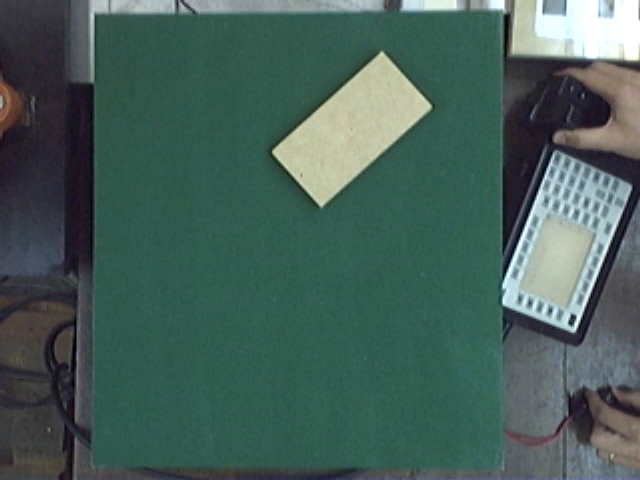
#> input picture Codigo/Clase1/imgBloque1.bmp, 640 x 480 px
$ jupyter execute 01.Imagenes_en_OpenCV.ipynb   (shell and % lines are left out)
#> lines starting #> are read from the running program, lines starting #| are printed output that depends on the picture; after the words box and inside, x2 and y2 are one past the last pixel; in counts of white or black regions, pixels touching at a corner belong together
# Introducción a OpenCV-Python

Imágenes en OpenCV
Cargar, salvar y mostrar imágenes
Acceder a los datos de los píxeles
Manipular los canales de color
Uso de matplotlib

[cell 1]
#Si queremos que las imágenes sean mostradas en una ventana emergente quitar el inline
#%matplotlib qt
# OpenCV-Python utiliza NumPy para el manejo de imágenes
import numpy as np #
# cv2 es el módulo python para acceder a OpenCV
import cv2 as cv
# Usamos las poderosas herramientas de graficación de matplotlib para mostrar imágenes, perfiles, histogramas, etc
import matplotlib.pyplot as plt

[cell 2]
# Cargar una imagen en modo monocromático (un canal)
img = cv.imread('imgBloque1.bmp', cv.IMREAD_GRAYSCALE)
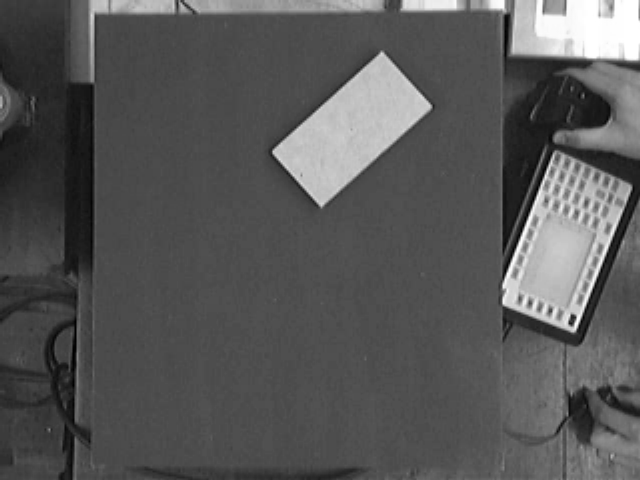
#> img: shape (480, 640); min 0, max 255, mean 87.8

# Dimensión de la imagen
print(f'Tamaño imagen: {img.shape} pix')
#| Tamaño imagen: (480, 640) pix
print(img)
#> (printed output is left out)

[cell 3]
# Muestro la imagen con matplotlib
plt.figure()
plt.imshow(img)
plt.show()

# Qué pasó con la visualización ???

[cell 4]
# Visualizamos con funciones de opencv
cv.imshow('image', img)
# El programa cierra la ventana al presionar cualquie tecla
cv.waitKey(0)
cv.destroyAllWindows()

[cell 5]
# Quiero ver la imagen en tonos de grises
plt.imshow(img, cmap='gray')
plt.show()

[cell 6]
# Quiero ver un perfil. Es decir la intensidad a lo largo de la columna 350 por ejemplo
perfil = img[:, 350]
#> perfil = 480 values, max 200 at index 133, min 36 at index 471, mean 104.2
plt.plot(perfil)
plt.show()
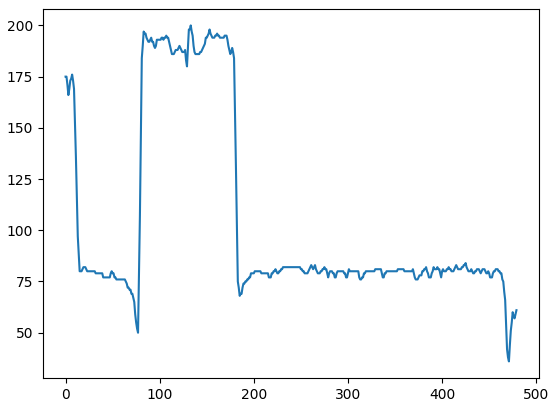
#> figure drawn by matplotlib, 1 panel; curve peaks at x = 133, y = 200

[cell 7]
# Ahora hagamos una marca en la imagen para indicar la línea que usamos para tomar el perfil
img_anotada = img.copy()
img_anotada[:,350] = 0
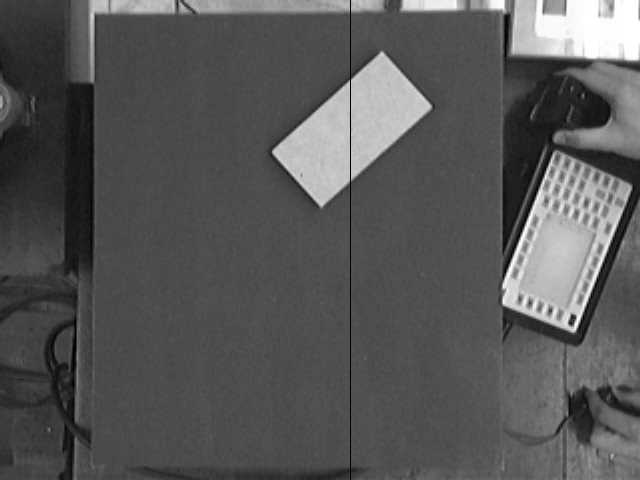
#> img_anotada: shape (480, 640); 0.16% of pixels changed, all inside (x1, y1, x2, y2) = (350, 0, 351, 480)
plt.figure()
plt.imshow(img_anotada,cmap='gray')
plt.show()

[cell 8]
# Ahora quiero verla como imagen en color
img_color = cv.imread('imgBloque1.bmp')
#> img_color is the input picture: shape (480, 640, 3); mean B, G, R 89.6, 96.3, 70.9
#print(img_color)
# Dimensión de la imagen
print(f'Tamaño imagen: {img_color.shape}')
#| Tamaño imagen: (480, 640, 3)
# Muestro la imagen color
plt.imshow(img_color)
plt.show()

[cell 9]
# Parece que tengo problemas con la paleta de colores
# Paso la imagen de BRG a RGB
imgRGB = cv.cvtColor(img_color, cv.COLOR_BGR2RGB)
plt.imshow(imgRGB)
plt.show()

#### Ejercicio: Hallar una forma sencilla de invertir el orden de los canales usando Numpy

[cell 10]
# Respuesta
imgRGB = img_color[:, :, ::-1]
plt.imshow(imgRGB)
plt.show()

# Otra
imgRGB = img_color[..., ::-1]

[cell 11]
imgRGB_inv = img_color[::-1, :, ::-1]
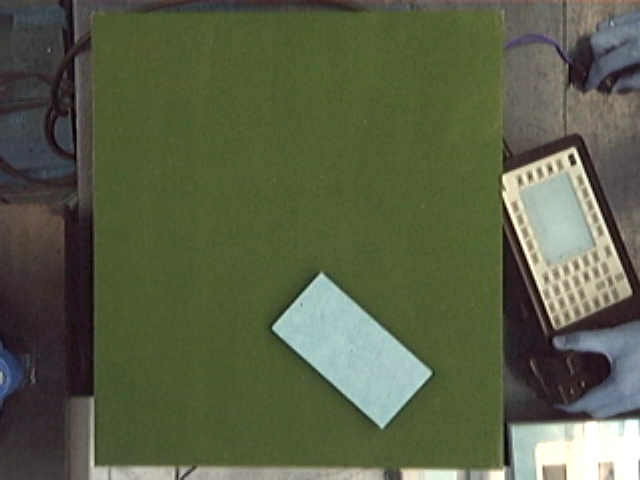
#> imgRGB_inv: shape (480, 640, 3); mean B, G, R 70.9, 96.3, 89.6
plt.imshow(imgRGB_inv)
plt.show()

[cell 12]
# Quiero desensamblar los canales para trabajarlos por separado

im_r, im_g, im_b = cv.split(imgRGB)
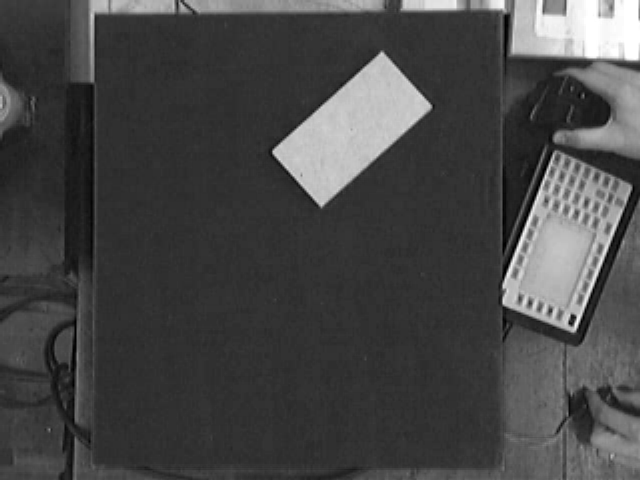
#> im_r: shape (480, 640); min 0, max 255, mean 70.9
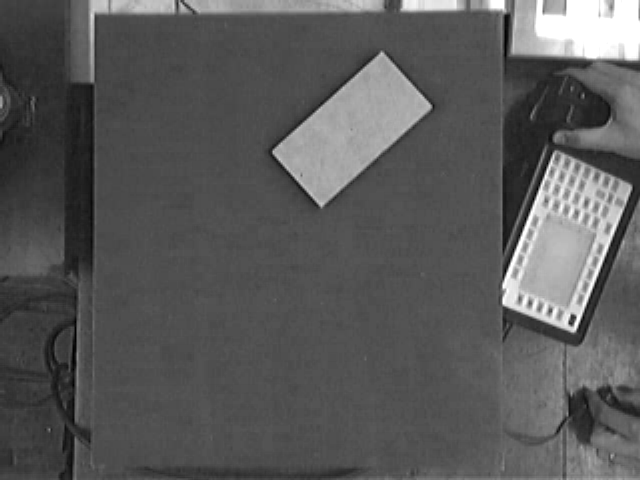
#> im_b: shape (480, 640); min 0, max 255, mean 89.6
print(im_r)
#> (printed output is left out)
print('Canal rojo')
plt.imshow(im_r, cmap='gray')
plt.show()
print('Canal verde')
plt.imshow(im_g, cmap='gray')
plt.show()
print('Canal azul')
plt.imshow(im_b, cmap='gray')
plt.show()

[cell 13]
# Vamos a eliminar un plano y reconstruimos la imagen
imgRGB2 = cv.merge((im_r, im_g * 0, im_b * 0))
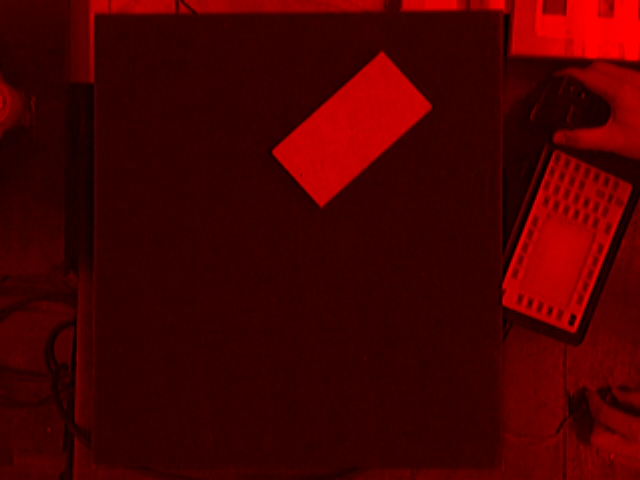
#> imgRGB2: shape (480, 640, 3); mean R, G, B 70.9, 0, 0

plt.imshow(imgRGB2)
plt.show()
#  Qué combinación de canales me da la mayor discriminación ??

[cell 14]
# Vamos a componer la imagen color con distintos pesos en los canales
# Notar el uso de uint8 !!
imgRGB2 = cv.merge((im_r, np.uint8(im_g*0.9), np.uint8(im_b*0.2)))
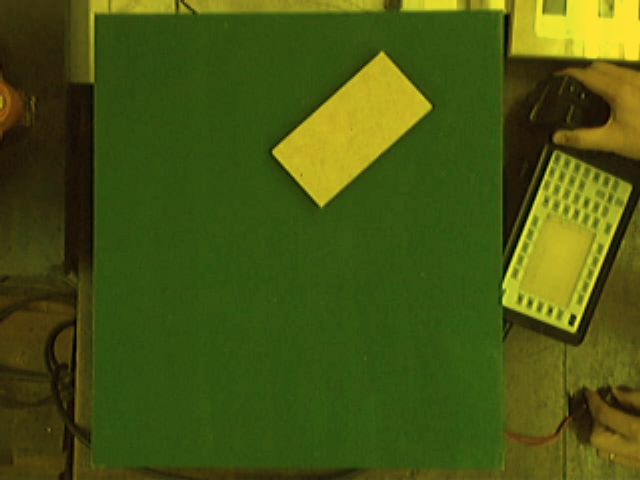
#> imgRGB2: shape (480, 640, 3); mean R, G, B 70.9, 86.2, 17.5
plt.imshow(imgRGB2)
plt.show()

[cell 15]
idx_col = 350
perfil_color = imgRGB[:,idx_col]
#> perfil_color = 480 rows, first 8: [165, 179, 180], [165, 179, 180], [161, 175, 176], [156, 170, 171], [159, 173, 174], [163, 177, 178], [164, 178, 179], [166, 180, 181]
plt.plot(perfil_color[:,0], color='r', label='canal rojo')
plt.plot(perfil_color[:,1], color='g', label='canal verde')
plt.plot(perfil_color[:,2], color='b', label='canal azul')
plt.xlabel('Fila')
plt.ylabel('Intensidad')
plt.title(f'Perfil sobre la columna {idx_col}')
plt.grid()
plt.xlim(0, 480)
plt.ylim(0, 255)
plt.legend()
plt.show()
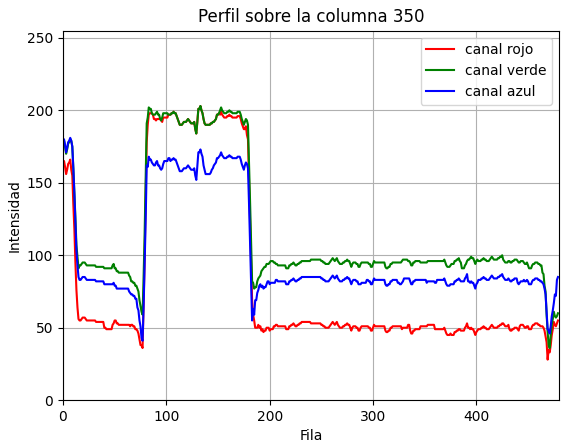
#> figure drawn by matplotlib, 1 panel; curve peaks at x = 133, y = 203; curve peaks at x = 133, y = 203; curve peaks at x = 7, y = 181

[cell 16]
# Guardamos la imagen modificada
# Verificar cómo quedaron los colores y tratar de explicar qué pasó
cv.imwrite('modificada.png', imgRGB2)
#> Out = True

$ run again, with Codigo/Clase1/imgBloque2.bmp copied over Codigo/Clase1/imgBloque1.bmp
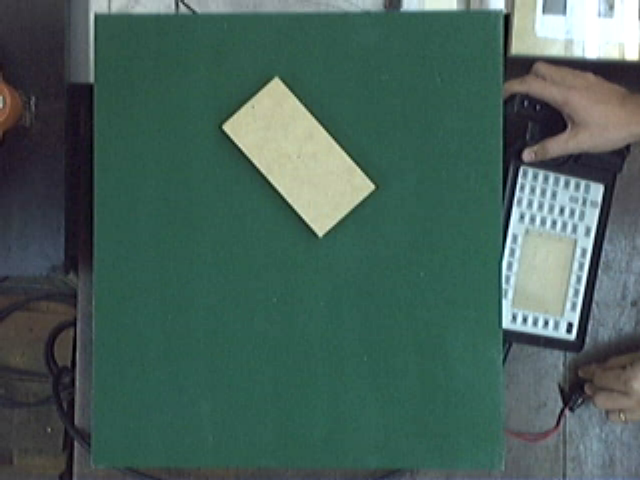
#> input picture Codigo/Clase1/imgBloque2.bmp, 640 x 480 px
#| Tamaño imagen: (480, 640) pix
#> (printed output is left out)
#> perfil = 480 values, max 211 at index 161, min 50 at index 155, mean 92.12
#> img_anotada: shape (480, 640); min 0, max 255, mean 88.3
#> img_color is the input picture: shape (480, 640, 3); mean B, G, R 89.7, 97.4, 70.9
#| Tamaño imagen: (480, 640, 3)
#> (printed output is left out)
#> `imgRGB2 = cv.merge((im_r, np.uint8(im_g*0.9), np.uint8(im_b*0.2)))`:
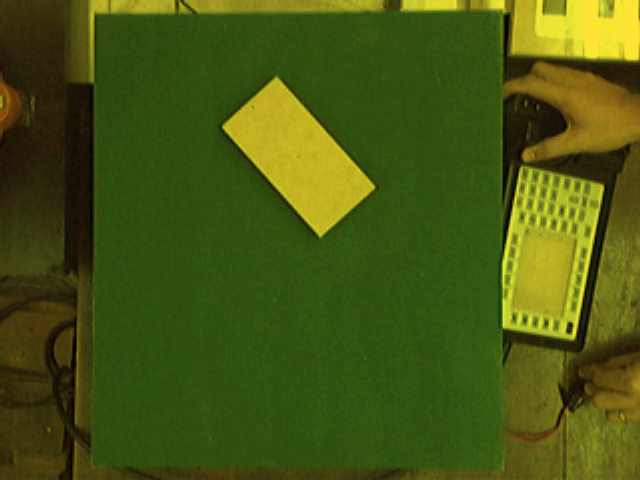
#> imgRGB2: shape (480, 640, 3); mean R, G, B 70.9, 87.2, 17.5
#> perfil_color = 480 rows, first 8: [162, 181, 181], [162, 181, 181], [158, 177, 177], [153, 172, 172], [156, 175, 175], [160, 179, 179], [161, 180, 180], [163, 182, 182]
#> `plt.show()`:
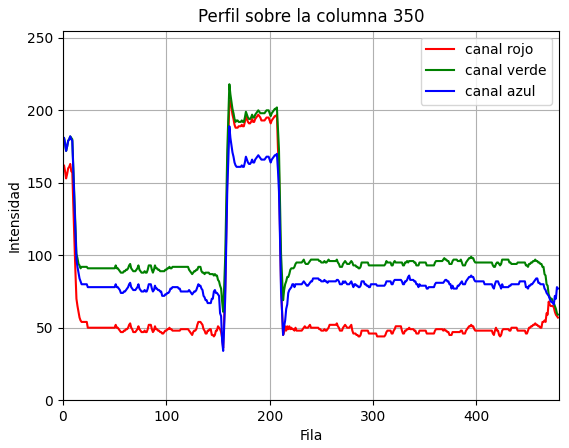
#> figure drawn by matplotlib, 1 panel; curve peaks at x = 162, y = 207; curve peaks at x = 161, y = 218; curve peaks at x = 161, y = 189
#> Out = True

$ run again, with Codigo/Clase1/arandelas.png saved as Codigo/Clase1/imgBloque1.bmp
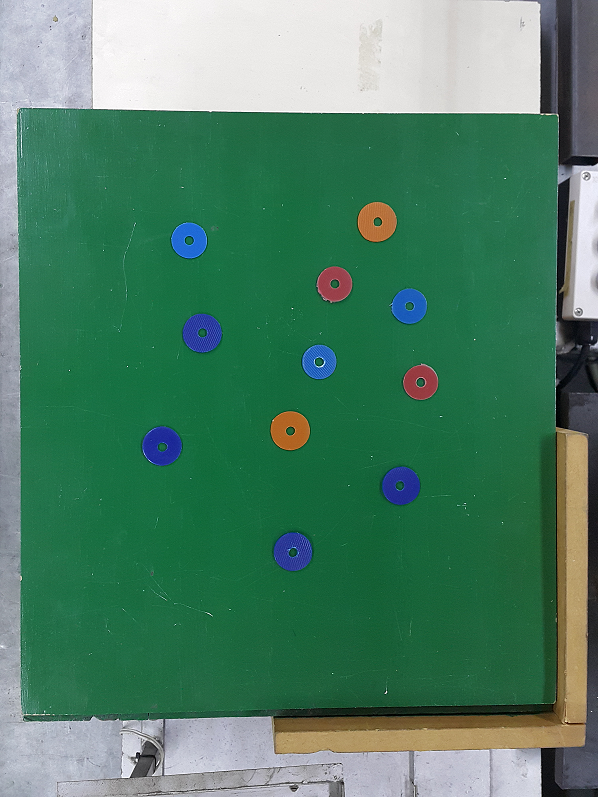
#> input picture Codigo/Clase1/arandelas.png, 598 x 797 px
#| Tamaño imagen: (797, 598) pix
#> (printed output is left out)
#> perfil = 797 values, max 255 at index 112, min 0 at index 715, mean 105.6
#> img_anotada: shape (797, 598); min 0, max 255, mean 109.4
#> img_color is the input picture: shape (797, 598, 3); mean B, G, R 101.8, 127.5, 77.5
#| Tamaño imagen: (797, 598, 3)
#> (printed output is left out)
#> `imgRGB2 = cv.merge((im_r, np.uint8(im_g*0.9), np.uint8(im_b*0.2)))`:
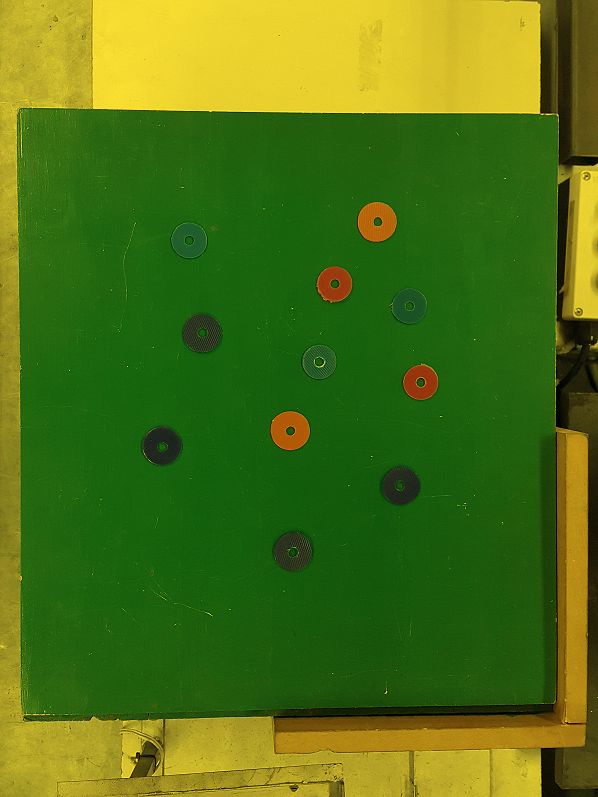
#> imgRGB2: shape (797, 598, 3); mean R, G, B 77.5, 114.3, 20
#> perfil_color = 797 rows, first 8: [236, 231, 231], [236, 235, 233], [236, 235, 233], [235, 231, 230], [237, 234, 233], [236, 235, 233], [234, 233, 231], [232, 231, 229]
#> `plt.show()`:
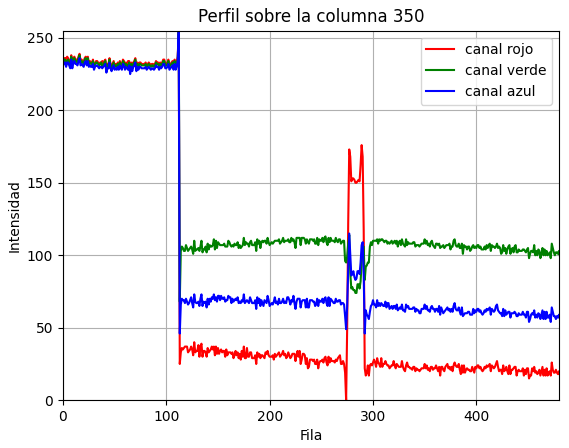
#> figure drawn by matplotlib, 1 panel; curve peaks at x = 112, y = 255; curve peaks at x = 112, y = 255; curve peaks at x = 112, y = 255
#> Out = True
